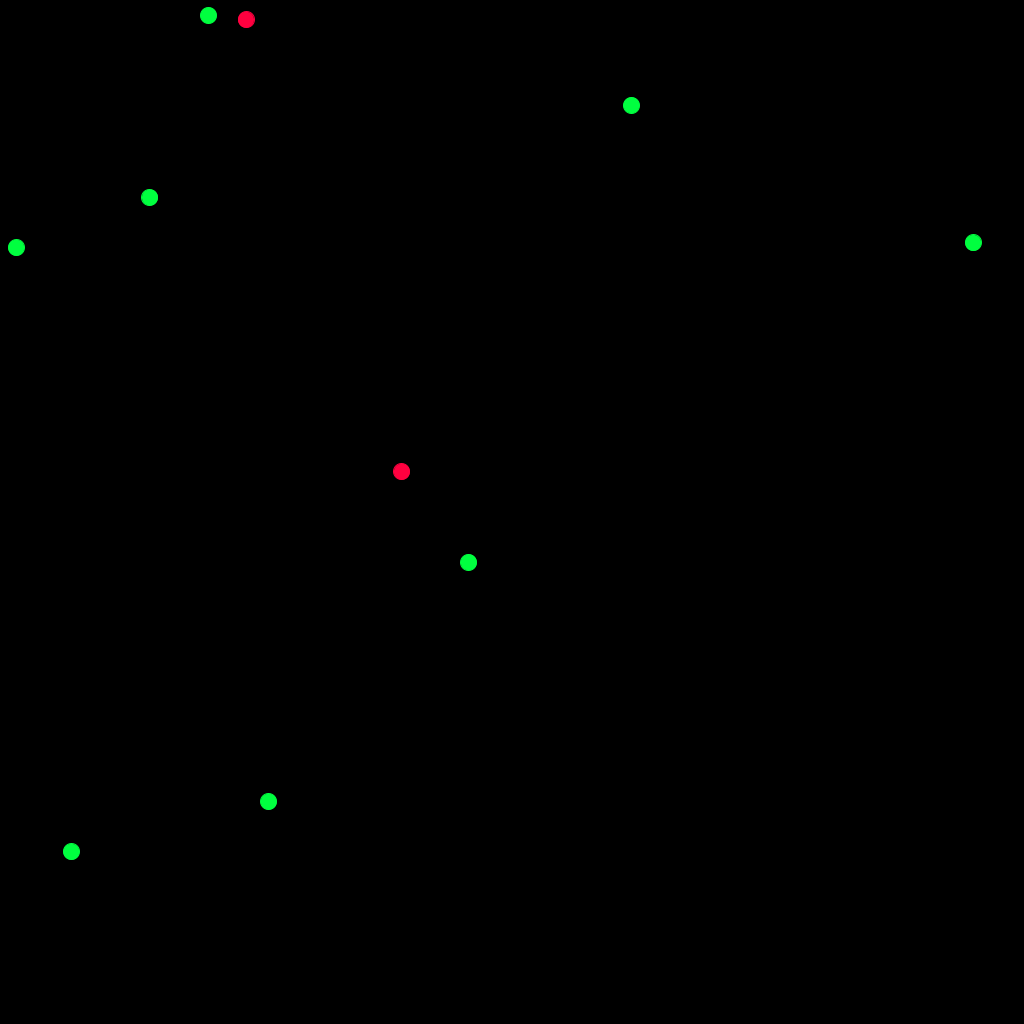
Frame 1 (no input)
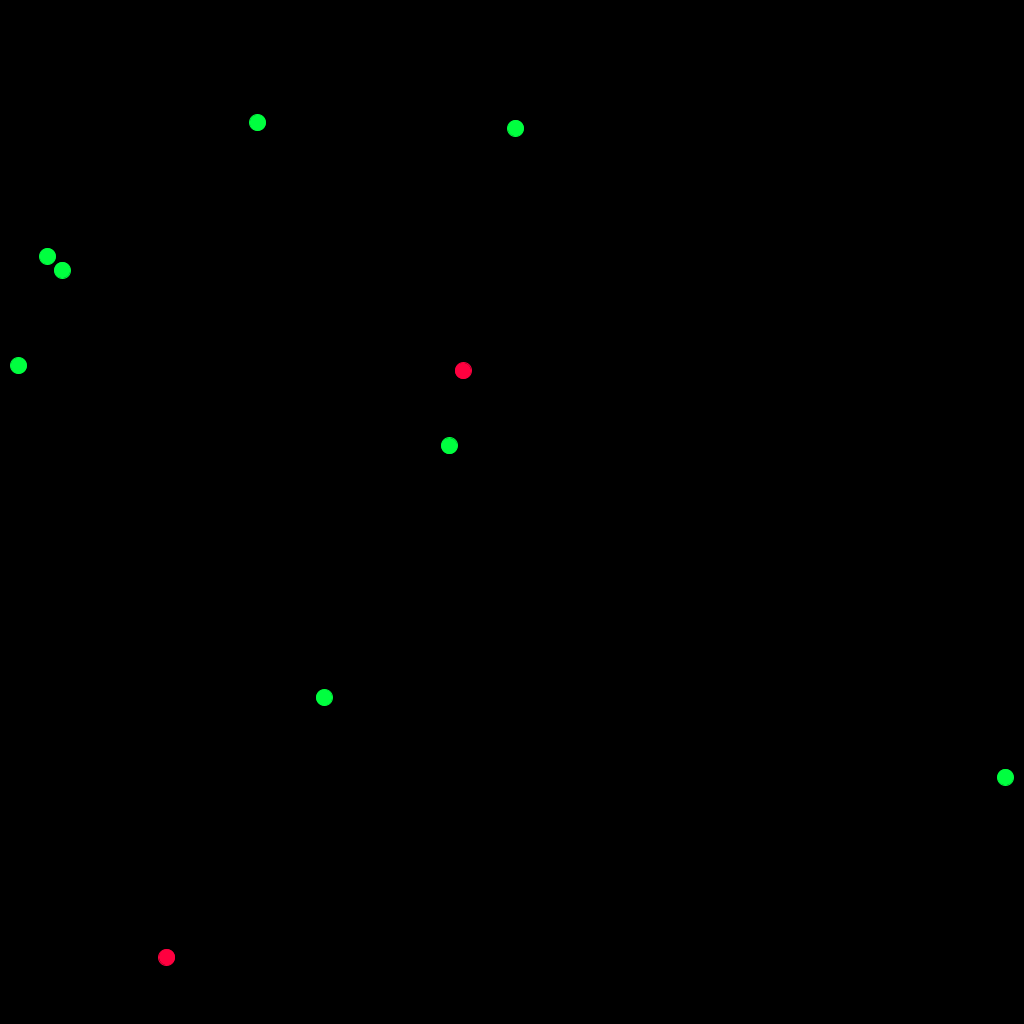
Frame 60 (the mouse pressed at the canvas centre just before this capture)
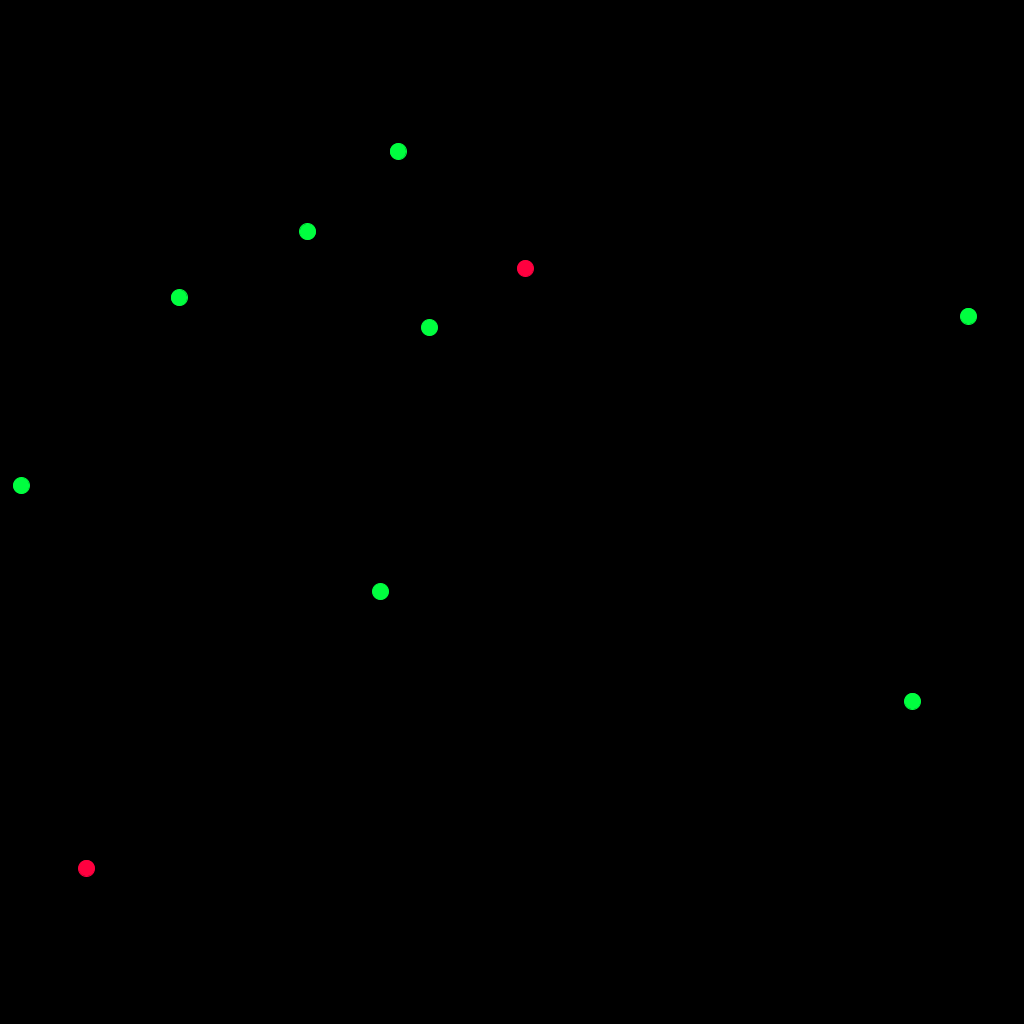
Frame 120 (the mouse held since frame 60 and released just before this capture)

The Processing sketch that drew these frames (run headless with seeded random() and noise(); from frame 60 on, the mouse is pressed at the canvas centre):

// Processing sketch: covid
// ── covid.pde
ArrayList<Individuo> individuos = new ArrayList<Individuo>(); // Lista de individuos
int cantidad_individuos = 10; // Cantidad de individuos
float vel = 2; // velocidad individuos
float p_enfermo = 0.3 ; // probabilidad de que un individuo esté enfermo 
float p_mascarilla = 0.0;
float p_transmision = 1;
int radio = 8;
float min_distancia = 2*radio;
boolean colision = false;
float distancia_social = 1.5 * min_distancia;

//Se establecen las configuraciones iniciales, tales como creación de la grilla e inicialización de individuos.
void setup() {
    size(1024, 1024);
    for(int i=0; i < cantidad_individuos; i++)
    {
        float r_enfermo = random(0,1);
        float r_mascarilla = random(0,1);

        Individuo individuo;
        
        if(p_enfermo >= r_enfermo)
        {
            if(p_mascarilla >= r_mascarilla)
            {
                individuo = new Individuo(i,1, true);
            }
            
            else
            {
                individuo = new Individuo(i,1, false);
            }
        }
        
        else
        {
            if(p_mascarilla >= r_mascarilla)
            {
                individuo = new Individuo(i,0, true);
            }
            
            else
            {
                individuo = new Individuo(i,0, false);
            }          
        }
        individuo.establecerPosicion();
        individuo.establecerVelocidad(vel);
        individuos.add(individuo);
        
        println(individuo.id, individuo.estado);
        
    }
}

// Función que mantiene actualizados el estado de los individuos. Se actualiza constantemente para mostrarlos.
void draw()
{
    background(0);
    mostrarIndividuos();
    chequearColision();
    chequearDistanciaSocial();
}

// Función que recorre a todos los individuos para mostrarlos, establecer su velocidad y hacerlos caminar.
void mostrarIndividuos()
{  
    for(int i=0; i<cantidad_individuos; i++)
    {
        //individuos.get(i).obtenerPosicion();
        individuos.get(i).mostrar(radio);
        individuos.get(i).caminar();
    }
}

void chequearColision()
{
    for(int i=0; i<cantidad_individuos; i++)
        {
            if(colision)
            {
                individuos.get(i).chequearColision(individuos, min_distancia);
            }
        }     
}

void chequearDistanciaSocial()
{
    for(int i=0; i<cantidad_individuos; i++)
    {
        if(individuos.get(i).chequearDistancia(individuos, distancia_social) == true)
        {
            float r_transmision = random(0,1);
            if(p_transmision >= r_transmision)
            {
                println("entreeeeeeeeeee");
                individuos.get(i).enfermar();
            }
        }
    }     
}

// ── Individuo.pde
public class Individuo {
    int id;
    PVector posicion; // Posición del individuo
    PVector velocidad; // Velocidad del individuo
    PVector aceleracion;  //Aceleración del individuo
    int estado; //0: Sano , 1: Enfermo, 2: Recuperado
    color c; //Color del círculo: Rojo si está enfermo, Verde si está sano.
    boolean con_mascarilla;
    float m;

    //Constructor de la clase Individuo.
    Individuo(int id, int estado, boolean con_mascarilla)
    {
        this.id = id;
        this.estado = estado;
        this.con_mascarilla = con_mascarilla;

        if(estado == 0)
        {
            this.c = color(0,255,63); //color sano
            
        }
        
        else if(estado == 1)
        {
            this.estado = 1;
            this.c = color(255,0,63); //color enfermo
        }
        
        else
        {
            this.c = color(63,0,255); //color recuperado
        }
    }
    
    void enfermar()
    {
        this.estado = 1;
        this.c = color(255,0,63); //color enfermo
    }
    
    void recuperarse()
    {
        this.estado = 2;
        this.c = color(63,0,255); //color recuperado
    }
    
    
    // Función utilizada para generar un círculo que representa al individuo en la grilla.
    void mostrar(int radio)
    {
         color blanco = color(255,255,255);
         stroke(c); 
         fill(c);
         ellipse(posicion.x,posicion.y,radio*2,radio*2);
         
         if(this.con_mascarilla)
         {
             stroke(blanco); 
             fill(blanco);
             rectMode(CENTER);
             rect(posicion.x,posicion.y,radio*2,radio);
         }
         
         this.m = radio*0.1;
   
    }
    
    // Asigna una posición inicial al individuo.
    void establecerPosicion()
    {
        PVector pos = new PVector(random(0,1023),random(0,1023));
        posicion = pos;
    }
    
    // Asigna una velocidad al individuo, que puede ser de tipo caminata aleatoria (horizontal) o caminata alternativa (vertical y horizontal)
    void establecerVelocidad(float vel)
    {
        PVector vel_random = PVector.random2D();
        float vel_x =  vel_random.x * vel;
        float vel_y =  vel_random.y * vel;
        PVector velocidad = new PVector(vel_x, vel_y);  
        this.velocidad = velocidad;
    }
    
    //No se utiliza aún
    void establecerAceleracion() 
    {
        PVector acel = new PVector(0, 0);  
        aceleracion = acel;
    }
    
    // Cambia la posición del individuo dependiendo de su velocidad.
    void caminar()
    {
        posicion = posicion.add(velocidad); 
        
        if(posicion.x > width)
        {
            posicion.x = 0;
        }
        
        else if(posicion.x < 0)
        {
            posicion.x = width;
        }
        
        else if(posicion.y > height)
        {
            posicion.y = 0;
        }
        
        else if(posicion.y < 0)
        {
            posicion.y = height;
        }
    }
    
    void chequearColision(ArrayList<Individuo> individuos, float min_distancia) 
    {
       
        for (Individuo other: individuos)
        { 
             // Get distances between the balls components
            PVector distanceVect = PVector.sub(other.posicion, posicion);
        
            // Calculate magnitude of the vector separating the balls
            float distanceVectMag = distanceVect.mag();
        
            // Minimum distance before they are touching
            float minDistance = min_distancia;
        
            if (distanceVectMag < minDistance) {
              float distanceCorrection = (minDistance-distanceVectMag)/2.0;
              PVector d = distanceVect.copy();
              PVector correctionVector = d.normalize().mult(distanceCorrection);
              other.posicion.add(correctionVector);
              posicion.sub(correctionVector);
        
              // get angle of distanceVect
              float theta  = distanceVect.heading();
              // precalculate trig values
              float sine = sin(theta);
              float cosine = cos(theta);
        
              /* bTemp will hold rotated ball positions. You 
               just need to worry about bTemp[1] position*/
              PVector[] bTemp = {
                new PVector(), new PVector()
              };
        
              /* this ball's position is relative to the other
               so you can use the vector between them (bVect) as the 
               reference point in the rotation expressions.
               bTemp[0].position.x and bTemp[0].position.y will initialize
               automatically to 0.0, which is what you want
               since b[1] will rotate around b[0] */
              bTemp[1].x  = cosine * distanceVect.x + sine * distanceVect.y;
              bTemp[1].y  = cosine * distanceVect.y - sine * distanceVect.x;
        
              // rotate Temporary velocities
              PVector[] vTemp = {
                new PVector(), new PVector()
              };
        
              vTemp[0].x  = cosine * velocidad.x + sine * velocidad.y;
              vTemp[0].y  = cosine * velocidad.y - sine * velocidad.x;
              vTemp[1].x  = cosine * other.velocidad.x + sine * other.velocidad.y;
              vTemp[1].y  = cosine * other.velocidad.y - sine * other.velocidad.x;
        
              /* Now that velocities are rotated, you can use 1D
               conservation of momentum equations to calculate 
               the final velocity along the x-axis. */
              PVector[] vFinal = {  
                new PVector(), new PVector()
              };
        
              // final rotated velocity for b[0]
              vFinal[0].x = ((m - other.m) * vTemp[0].x + 2 * other.m * vTemp[1].x) / (m + other.m);
              vFinal[0].y = vTemp[0].y;
        
              // final rotated velocity for b[1]
              vFinal[1].x = ((other.m - m) * vTemp[1].x + 2 * m * vTemp[0].x) / (m + other.m);
              vFinal[1].y = vTemp[1].y;
        
              // hack to avoid clumping
              bTemp[0].x += vFinal[0].x;
              bTemp[1].x += vFinal[1].x;
        
              /* Rotate ball positions and velocities back
               Reverse signs in trig expressions to rotate 
               in the opposite direction */
              // rotate balls
              PVector[] bFinal = { 
                new PVector(), new PVector()
              };
        
              bFinal[0].x = cosine * bTemp[0].x - sine * bTemp[0].y;
              bFinal[0].y = cosine * bTemp[0].y + sine * bTemp[0].x;
              bFinal[1].x = cosine * bTemp[1].x - sine * bTemp[1].y;
              bFinal[1].y = cosine * bTemp[1].y + sine * bTemp[1].x;
        
              // update balls to screen position
              //other.posicion.x = posicion.x + bFinal[1].x;
              //other.posicion.y = posicion.y + bFinal[1].y;
        
              posicion.add(bFinal[0]);
        
              // update velocities
               velocidad.x = cosine * vFinal[0].x - sine * vFinal[0].y;
               velocidad.y = cosine * vFinal[0].y + sine * vFinal[0].x;
               other.velocidad.x = cosine * vFinal[1].x - sine * vFinal[1].y;
               other.velocidad.y = cosine * vFinal[1].y + sine * vFinal[1].x;
            }
        }
    }
    
    boolean chequearDistancia(ArrayList<Individuo> individuos, float distancia_social)
    {
        for (Individuo other: individuos)
        { 
             // Get distances between the balls components
            float distancia = PVector.dist(other.posicion, this.posicion);

            if ((distancia > 0 && distancia < distancia_social && other.estado == 1 && this.estado == 0) || (distancia > 0 && distancia < distancia_social && other.estado == 0 && this.estado == 1) ) 
            {
                println("Me puedo contagiar");
                return true; // Me puedo contagiar
            }  
            
            else
            {
                return false; // No me puedo contagiar
            }
        }
        
        return true;
    }
}
